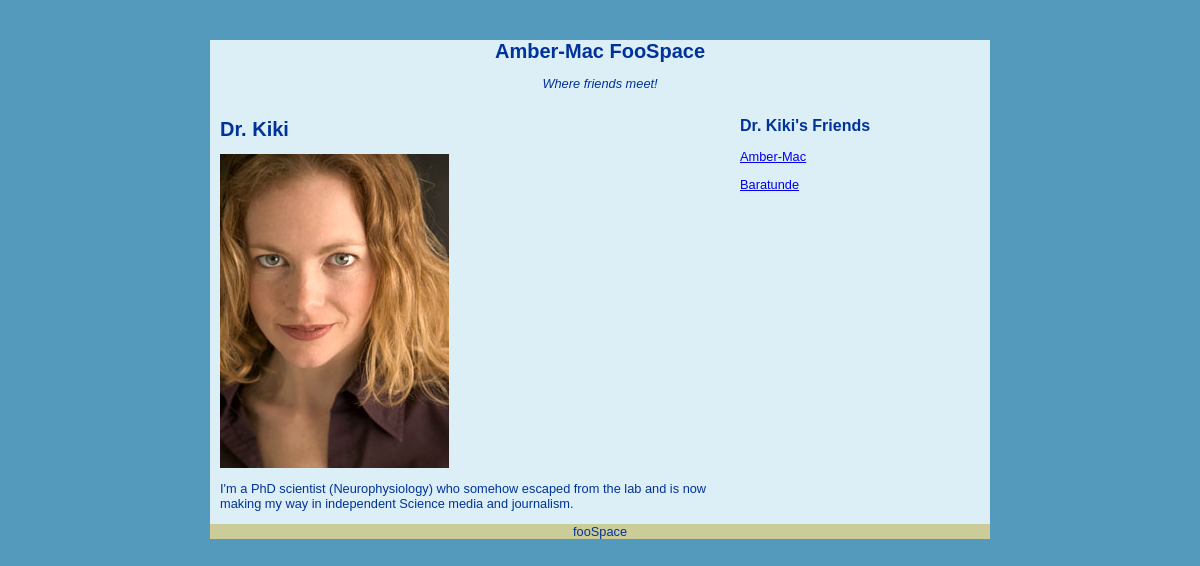
/index.php?view=2 (signed in), run on the app's committed database.
### tables this page shows
CREATE TABLE IF NOT EXISTS `users` (
  `id` int(11) NOT NULL AUTO_INCREMENT,
  `username` varchar(20) NOT NULL,
  `password` varchar(40) NOT NULL,
  `displayname` varchar(25) NOT NULL,
  `pic` varchar(40) NOT NULL,
  PRIMARY KEY (`id`)
);

CREATE TABLE IF NOT EXISTS `aboutme` (
  `id` int(11) NOT NULL,
  `entry` blob NOT NULL
);

CREATE TABLE IF NOT EXISTS `friends` (
  `id` int(11) NOT NULL,
  `friend` int(11) NOT NULL,
  PRIMARY KEY (`id`,`friend`)
);

### index.php (the view, shortened to what this page needs)
<!DOCTYPE html PUBLIC "-//W3C//DTD XHTML 1.0 Transitional//EN"
  "http://www.w3.org/TR/xhtml1/DTD/xhtml1-transitional.dtd">
<html xmlns="http://www.w3.org/1999/xhtml" xml:lang="en" lang="en">
<head>
  <link rel="stylesheet" type="text/css" href="style.css" />
</head>
<body>
<div id="wrap">
    <?php include "db_connect.php"; include("header.php"); ?>
	<div id="main">
	  <?php
	  	if (!isset($_SESSION['user_id']))
	  	{
	  		 echo"<form method=\"post\" action=\"index.php\">";
    		echo "<label for=\"username\">Username:</label><input type=\"text\" id=\"username\" name=\"username\" /><br />";
            echo "<label for=\"pw\">Password:</label><input type=\"password\" id=\"pw\" name=\"pw\" /><br />";
           echo "<input type=\"submit\" value=\"Login\" name=\"submit\" /></form>";
	  	}
	  	else
	  	{
	  		$id = $_SESSION['user_id'];
	  		if (isset($_GET['view']))
	  		{
	  			$view = $_GET['view'];
	  	    }
	  	    else
	  	    {
	  	        $view = $id;
	  	    }
		  $query = "select * from users WHERE id = '$view'";
		  $result = mysqli_query($db, $query);
		  if ($row = mysqli_fetch_array($result))
		  {
		   $name = $row['displayname'];
		   $pic = $row['pic'];
		   echo "<h1>$name</h1>\n";
		   echo "<img src= \"pics/$pic\" />";
		   }
		   $query = "select * from aboutme WHERE id = '$view'";
		  $result = mysqli_query($db, $query);
		  if ($row = mysqli_fetch_array($result))
		  {
		   $about = $row['entry'];
		   echo "<p>$about</p>\n";
		   }
	 }
	  	?>
	</div>
    <?php include("sidebar.php"); ?>
	<div id="footer"><p>fooSpace</p></div>
</div>
</body>
</html>

### header.php
<?php
 if (isset($_SESSION['user_id']))
 {
      $id = $_SESSION['user_id'];
      $name = "FAFA";
      $query = "select * from users WHERE id = '$id'";
	  $result = mysqli_query($db, $query);
	  if ($row = mysqli_fetch_array($result))
	  {
	       $name = $row['displayname'];
	  }
 }
 else
 {
     $name = "";
 }
?>
<div id="header"><a style="text-decoration:none" href="index.php"><h1><?php echo $name ?> FooSpace</h1></a></div>
<div id="nav"><p><i>Where friends meet!</i></p></div>

### sidebar.php (shortened to what this page needs)
<div id="sidebar">
<?php
      if (isset($_SESSION['user_id']))
      {
	    echo "<h2>$name's Friends</h2>";
		$query = "select * from friends where id = $view";
		$result = mysqli_query($db, $query);
           while ($row = mysqli_fetch_array($result))
           {
               $friend = $row['friend'];
           	$query2 = "select * from users where id = $friend";
           	$result2 = mysqli_query($db, $query2);
           	if  ($row2 = mysqli_fetch_array($result2))
           	{
           		$dname = $row2['displayname'];
           	    echo "<p><a href=\"index.php?view=$friend\">$dname</a></p>";
           	}
           }
   }
   else
   {
   	echo "<p><b>Welcome to fooSpace</b></p>";
   }
?>
</div>

### style.css (style rules this page uses)
body { padding: 0; margin: 0; background-color: #549abc; color: #000; text-align: center; }
#wrap { width: 780px; margin-top: 40px; margin-right: auto; margin-left: auto; background: #dceef6; }
#main { float: left; width: 490px; text-align: left; padding-left: 10px; background-color: #dceef6; }
#sidebar { float: right; width: 250px; background: #dceef6; text-align: left; padding-left: 10px margin-right: 20px; }
#footer { clear: both; background: #cc9; }
h1 { color: #039; background-color: transparent; font-family: "Lucida Sans Unicode", "Lucida Grande", Sans-Serif; font-size: 20px; }
h2 { color: #039; background-color: transparent; font-family: "Lucida Sans Unicode", "Lucida Grande", Sans-Serif; font-size: 16px; }
p { color: #039; background-color: transparent; font-family: "Lucida Sans Unicode", "Lucida Grande", Sans-Serif; font-size: 0.8em; }

### data on the page
users: displayname "Amber-Mac"
users: displayname "Dr. Kiki", pic (picture)
aboutme: entry "I'm a PhD scientist (Neurophysiology) who somehow escaped from the lab and is now making my way in independent Science media and journalism."
friends: users.displayname "Amber-Mac"
friends: users.displayname "Baratunde"
